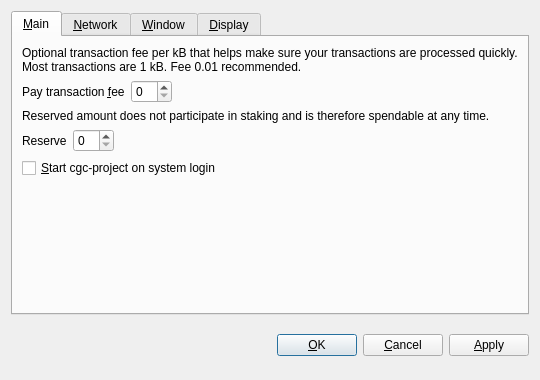
<?xml version="1.0" encoding="UTF-8"?>
<ui version="4.0">
 <class>OptionsDialog</class>
 <widget class="QDialog" name="OptionsDialog">
  <property name="geometry">
   <rect>
    <x>0</x>
    <y>0</y>
    <width>540</width>
    <height>380</height>
   </rect>
  </property>
  <property name="windowTitle">
   <string>Options</string>
  </property>
  <property name="modal">
   <bool>true</bool>
  </property>
  <layout class="QVBoxLayout" name="verticalLayout">
   <item>
    <widget class="QTabWidget" name="tabWidget">
     <property name="tabPosition">
      <enum>QTabWidget::North</enum>
     </property>
     <property name="currentIndex">
      <number>0</number>
     </property>
     <widget class="QWidget" name="tabMain">
      <attribute name="title">
       <string>&amp;Main</string>
      </attribute>
      <layout class="QVBoxLayout" name="verticalLayout_Main">
       <item>
        <widget class="QLabel" name="transactionFeeInfoLabel">
         <property name="text">
          <string>Optional transaction fee per kB that helps make sure your transactions are processed quickly. Most transactions are 1 kB. Fee 0.01 recommended.</string>
         </property>
         <property name="textFormat">
          <enum>Qt::PlainText</enum>
         </property>
         <property name="wordWrap">
          <bool>true</bool>
         </property>
        </widget>
       </item>
       <item>
        <layout class="QHBoxLayout" name="horizontalLayoutFee">
         <item>
          <widget class="QLabel" name="transactionFeeLabel">
           <property name="text">
            <string>Pay transaction &amp;fee</string>
           </property>
           <property name="textFormat">
            <enum>Qt::PlainText</enum>
           </property>
           <property name="buddy">
            <cstring>transactionFee</cstring>
           </property>
          </widget>
         </item>
         <item>
          <widget class="BitcoinAmountField" name="transactionFee"/>
         </item>
         <item>
          <spacer name="horizontalSpacerFee">
           <property name="orientation">
            <enum>Qt::Horizontal</enum>
           </property>
           <property name="sizeHint" stdset="0">
            <size>
             <width>40</width>
             <height>20</height>
            </size>
           </property>
          </spacer>
         </item>
        </layout>
       </item>
       <item>
        <widget class="QLabel" name="reserveBalanceInfoLabel">
         <property name="text">
          <string>Reserved amount does not participate in staking and is therefore spendable at any time.</string>
         </property>
         <property name="textFormat">
          <enum>Qt::PlainText</enum>
         </property>
         <property name="wordWrap">
          <bool>true</bool>
         </property>
        </widget>
       </item>
       <item>
        <layout class="QHBoxLayout" name="horizontalLayoutReserveBalance">
         <item>
          <widget class="QLabel" name="reserveBalanceLabel">
           <property name="text">
            <string>Reserve</string>
           </property>
           <property name="textFormat">
            <enum>Qt::PlainText</enum>
           </property>
           <property name="buddy">
            <cstring>reserveBalance</cstring>
           </property>
          </widget>
         </item>
         <item>
          <widget class="BitcoinAmountField" name="reserveBalance"/>
         </item>
         <item>
          <spacer name="horizontalSpacerReserveBalance">
           <property name="orientation">
            <enum>Qt::Horizontal</enum>
           </property>
           <property name="sizeHint" stdset="0">
            <size>
             <width>40</width>
             <height>20</height>
            </size>
           </property>
          </spacer>
         </item>
        </layout>
       </item>
       <item>
        <widget class="QCheckBox" name="bitcoinAtStartup">
         <property name="toolTip">
          <string>Automatically start cgc-project after logging in to the system.</string>
         </property>
         <property name="text">
          <string>&amp;Start cgc-project on system login</string>
         </property>
        </widget>
       </item>
       <item>
        <spacer name="verticalSpacer_Main">
         <property name="orientation">
          <enum>Qt::Vertical</enum>
         </property>
         <property name="sizeHint" stdset="0">
          <size>
           <width>20</width>
           <height>40</height>
          </size>
         </property>
        </spacer>
       </item>
      </layout>
     </widget>
     <widget class="QWidget" name="tabNetwork">
      <attribute name="title">
       <string>&amp;Network</string>
      </attribute>
      <layout class="QVBoxLayout" name="verticalLayout_Network">
       <item>
        <widget class="QCheckBox" name="mapPortUpnp">
         <property name="toolTip">
          <string>Automatically open the cgc-project client port on the router. This only works when your router supports UPnP and it is enabled.</string>
         </property>
         <property name="text">
          <string>Map port using &amp;UPnP</string>
         </property>
        </widget>
       </item>
       <item>
        <widget class="QCheckBox" name="connectSocks">
         <property name="toolTip">
          <string>Connect to the cgc-project network through a SOCKS proxy (e.g. when connecting through Tor).</string>
         </property>
         <property name="text">
          <string>&amp;Connect through SOCKS proxy:</string>
         </property>
        </widget>
       </item>
       <item>
        <layout class="QHBoxLayout" name="horizontalLayout_Network">
         <item>
          <widget class="QLabel" name="proxyIpLabel">
           <property name="text">
            <string>Proxy &amp;IP:</string>
           </property>
           <property name="textFormat">
            <enum>Qt::PlainText</enum>
           </property>
           <property name="buddy">
            <cstring>proxyIp</cstring>
           </property>
          </widget>
         </item>
         <item>
          <widget class="QValidatedLineEdit" name="proxyIp">
           <property name="maximumSize">
            <size>
             <width>140</width>
             <height>16777215</height>
            </size>
           </property>
           <property name="toolTip">
            <string>IP address of the proxy (e.g. 127.0.0.1)</string>
           </property>
          </widget>
         </item>
         <item>
          <widget class="QLabel" name="proxyPortLabel">
           <property name="text">
            <string>&amp;Port:</string>
           </property>
           <property name="textFormat">
            <enum>Qt::PlainText</enum>
           </property>
           <property name="buddy">
            <cstring>proxyPort</cstring>
           </property>
          </widget>
         </item>
         <item>
          <widget class="QLineEdit" name="proxyPort">
           <property name="maximumSize">
            <size>
             <width>55</width>
             <height>16777215</height>
            </size>
           </property>
           <property name="toolTip">
            <string>Port of the proxy (e.g. 9050)</string>
           </property>
          </widget>
         </item>
         <item>
          <widget class="QLabel" name="socksVersionLabel">
           <property name="text">
            <string>SOCKS &amp;Version:</string>
           </property>
           <property name="textFormat">
            <enum>Qt::PlainText</enum>
           </property>
           <property name="buddy">
            <cstring>socksVersion</cstring>
           </property>
          </widget>
         </item>
         <item>
          <widget class="QValueComboBox" name="socksVersion">
           <property name="toolTip">
            <string>SOCKS version of the proxy (e.g. 5)</string>
           </property>
          </widget>
         </item>
         <item>
          <spacer name="horizontalSpacer_Network">
           <property name="orientation">
            <enum>Qt::Horizontal</enum>
           </property>
           <property name="sizeHint" stdset="0">
            <size>
             <width>40</width>
             <height>20</height>
            </size>
           </property>
          </spacer>
         </item>
        </layout>
       </item>
       <item>
        <spacer name="verticalSpacer_Network">
         <property name="orientation">
          <enum>Qt::Vertical</enum>
         </property>
         <property name="sizeHint" stdset="0">
          <size>
           <width>20</width>
           <height>40</height>
          </size>
         </property>
        </spacer>
       </item>
      </layout>
     </widget>
     <widget class="QWidget" name="tabWindow">
      <attribute name="title">
       <string>&amp;Window</string>
      </attribute>
      <layout class="QVBoxLayout" name="verticalLayout_Window">
       <item>
        <widget class="QCheckBox" name="minimizeToTray">
         <property name="toolTip">
          <string>Show only a tray icon after minimizing the window.</string>
         </property>
         <property name="text">
          <string>&amp;Minimize to the tray instead of the taskbar</string>
         </property>
        </widget>
       </item>
       <item>
        <widget class="QCheckBox" name="minimizeOnClose">
         <property name="toolTip">
          <string>Minimize instead of exit the application when the window is closed. When this option is enabled, the application will be closed only after selecting Quit in the menu.</string>
         </property>
         <property name="text">
          <string>M&amp;inimize on close</string>
         </property>
        </widget>
       </item>
       <item>
        <spacer name="verticalSpacer_Window">
         <property name="orientation">
          <enum>Qt::Vertical</enum>
         </property>
         <property name="sizeHint" stdset="0">
          <size>
           <width>20</width>
           <height>40</height>
          </size>
         </property>
        </spacer>
       </item>
      </layout>
     </widget>
     <widget class="QWidget" name="tabDisplay">
      <attribute name="title">
       <string>&amp;Display</string>
      </attribute>
      <layout class="QVBoxLayout" name="verticalLayout_Display">
       <item>
        <layout class="QHBoxLayout" name="horizontalLayout_1_Display">
         <item>
          <widget class="QLabel" name="langLabel">
           <property name="text">
            <string>User Interface &amp;language:</string>
           </property>
           <property name="textFormat">
            <enum>Qt::PlainText</enum>
           </property>
           <property name="buddy">
            <cstring>lang</cstring>
           </property>
          </widget>
         </item>
         <item>
          <widget class="QValueComboBox" name="lang">
           <property name="toolTip">
            <string>The user interface language can be set here. This setting will take effect after restarting cgc-project.</string>
           </property>
          </widget>
         </item>
        </layout>
       </item>
       <item>
        <layout class="QHBoxLayout" name="horizontalLayout_2_Display">
         <item>
          <widget class="QLabel" name="unitLabel">
           <property name="text">
            <string>&amp;Unit to show amounts in:</string>
           </property>
           <property name="textFormat">
            <enum>Qt::PlainText</enum>
           </property>
           <property name="buddy">
            <cstring>unit</cstring>
           </property>
          </widget>
         </item>
         <item>
          <widget class="QValueComboBox" name="unit">
           <property name="toolTip">
            <string>Choose the default subdivision unit to show in the interface and when sending coins.</string>
           </property>
          </widget>
         </item>
        </layout>
       </item>
       <item>
        <widget class="QCheckBox" name="displayAddresses">
         <property name="toolTip">
          <string>Whether to show cgc-project addresses in the transaction list or not.</string>
         </property>
         <property name="text">
          <string>&amp;Display addresses in transaction list</string>
         </property>
        </widget>
       </item>
       <item>
        <widget class="QCheckBox" name="coinControlFeatures">
         <property name="toolTip">
          <string>Whether to show coin control features or not.</string>
         </property>
         <property name="text">
          <string>Display coin &amp;control features (experts only!)</string>
         </property>
        </widget>
       </item>
       <item>
        <spacer name="verticalSpacer_Display">
         <property name="orientation">
          <enum>Qt::Vertical</enum>
         </property>
         <property name="sizeHint" stdset="0">
          <size>
           <width>20</width>
           <height>40</height>
          </size>
         </property>
        </spacer>
       </item>
      </layout>
     </widget>
    </widget>
   </item>
   <item>
    <layout class="QHBoxLayout" name="horizontalLayout_Buttons">
     <item>
      <spacer name="horizontalSpacer_1">
       <property name="orientation">
        <enum>Qt::Horizontal</enum>
       </property>
       <property name="sizeHint" stdset="0">
        <size>
         <width>40</width>
         <height>48</height>
        </size>
       </property>
      </spacer>
     </item>
     <item>
      <widget class="QLabel" name="statusLabel">
       <property name="font">
        <font>
         <weight>75</weight>
         <bold>true</bold>
        </font>
       </property>
       <property name="text">
        <string/>
       </property>
       <property name="textFormat">
        <enum>Qt::PlainText</enum>
       </property>
       <property name="wordWrap">
        <bool>true</bool>
       </property>
      </widget>
     </item>
     <item>
      <spacer name="horizontalSpacer_2">
       <property name="orientation">
        <enum>Qt::Horizontal</enum>
       </property>
       <property name="sizeHint" stdset="0">
        <size>
         <width>40</width>
         <height>48</height>
        </size>
       </property>
      </spacer>
     </item>
     <item>
      <widget class="QPushButton" name="okButton">
       <property name="text">
        <string>&amp;OK</string>
       </property>
      </widget>
     </item>
     <item>
      <widget class="QPushButton" name="cancelButton">
       <property name="text">
        <string>&amp;Cancel</string>
       </property>
       <property name="autoDefault">
        <bool>false</bool>
       </property>
      </widget>
     </item>
     <item>
      <widget class="QPushButton" name="applyButton">
       <property name="text">
        <string>&amp;Apply</string>
       </property>
       <property name="autoDefault">
        <bool>false</bool>
       </property>
      </widget>
     </item>
    </layout>
   </item>
  </layout>
 </widget>
 <customwidgets>
  <customwidget>
   <class>BitcoinAmountField</class>
   <extends>QSpinBox</extends>
   <header>bitcoinamountfield.h</header>
  </customwidget>
  <customwidget>
   <class>QValueComboBox</class>
   <extends>QComboBox</extends>
   <header>qvaluecombobox.h</header>
  </customwidget>
  <customwidget>
   <class>QValidatedLineEdit</class>
   <extends>QLineEdit</extends>
   <header>qvalidatedlineedit.h</header>
  </customwidget>
 </customwidgets>
 <resources/>
 <connections/>
</ui>
